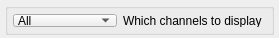
<?xml version="1.0" encoding="UTF-8"?>
<ui version="4.0">
 <class>ChannelsToShow</class>
 <widget class="QWidget" name="ChannelsToShow">
  <property name="geometry">
   <rect>
    <x>0</x>
    <y>0</y>
    <width>279</width>
    <height>38</height>
   </rect>
  </property>
  <property name="minimumSize">
   <size>
    <width>279</width>
    <height>38</height>
   </size>
  </property>
  <property name="windowTitle">
   <string/>
  </property>
  <layout class="QVBoxLayout" name="verticalLayout">
   <property name="leftMargin">
    <number>5</number>
   </property>
   <property name="topMargin">
    <number>3</number>
   </property>
   <property name="rightMargin">
    <number>5</number>
   </property>
   <property name="bottomMargin">
    <number>3</number>
   </property>
   <item>
    <widget class="QGroupBox" name="groupBox">
     <property name="title">
      <string/>
     </property>
     <layout class="QHBoxLayout" name="horizontalLayout">
      <property name="margin">
       <number>5</number>
      </property>
      <item>
       <widget class="QComboBox" name="m_shownChannels">
        <item>
         <property name="text">
          <string>All</string>
         </property>
        </item>
        <item>
         <property name="text">
          <string>Connected</string>
         </property>
        </item>
        <item>
         <property name="text">
          <string>Disconnected</string>
         </property>
        </item>
       </widget>
      </item>
      <item>
       <widget class="QLabel" name="label">
        <property name="text">
         <string>Which channels to display</string>
        </property>
       </widget>
      </item>
      <item>
       <spacer name="horizontalSpacer">
        <property name="orientation">
         <enum>Qt::Horizontal</enum>
        </property>
        <property name="sizeHint" stdset="0">
         <size>
          <width>283</width>
          <height>20</height>
         </size>
        </property>
       </spacer>
      </item>
     </layout>
    </widget>
   </item>
  </layout>
 </widget>
 <resources/>
 <connections/>
</ui>
